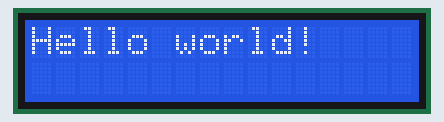
Recording of a sketch running on a simulated Arduino Uno, built with avr-gcc and run on an emulated ATmega328P. On the bench: 16×2 character LCD.

Above: at 0.1 s.
At 1.6 s:
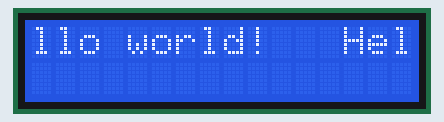
At 3.1 s:
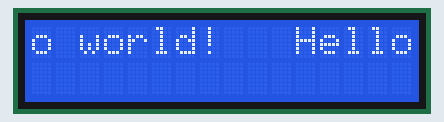
At 4.6 s:
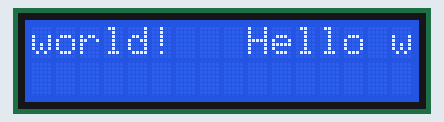
At 6.2 s:
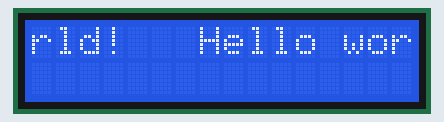
At 12.2 s:
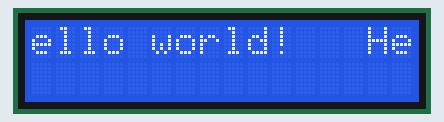

The sketch:

moving_text.ino
```cpp
#include <LiquidCrystal.h>

//Defining Pins for generalizing the code
#define RS 3
#define ENABLE 2
#define D4 4
#define D5 5
#define D6 6
#define D7 7

//LCD characteristics
#define WORD_LENGTH 16
#define LCD_ROWS 2

//Global variables for easier access
LiquidCrystal lcd(RS, ENABLE, D4, D5, D6, D7);
String text = "Hello world!";
int count = 1;
int len;

//Functions to run text across lcd screen
void fillText();
void moveTextLeft();
void moveTextRight();


void setup() {
	//LCD startup
	lcd.begin(WORD_LENGTH, LCD_ROWS);
	lcd.clear();

	fillText();
	lcd.print(text);
}

void loop() {
	moveTextLeft();
}

//Functions' definitions
void fillText() {
	//Makes sure that the text is AT LEAST WORD_LENGTH -> only for aesthetical purposes
	len = text.length() - 1;

	if (len < WORD_LENGTH - 1) {
		for (int i = 1; i <= WORD_LENGTH - len - 1; i++)
		{
			text += " ";
		}

		len = text.length() - 1;
	}
}

void moveTextRight() {
	delay(750);   //So the text doesn't bug out
	lcd.clear();
	if (count < len)
	{
		//Printing letters from count to end of string
		for (int i = count; i >= 0; i--) {
			lcd.write(text[len - i]);
		}
		//Previous loop gets n characters, second loop fills it up by m (m = WORD_LENGTH - n) characters starting from text[0]
		for (int i = 0; i <= len - count; i++) {
			lcd.write(text[i]);
		}
		count++;
	}
	else
	{
		lcd.print(text);
		count = 1;
	}
}

void moveTextLeft() {
	delay(750);   //So the text doesn't bug out
	lcd.clear();
	if (count < len)
	{
		for (int i = 0; i < WORD_LENGTH; i++)
		{
			if (count + i < len) lcd.print(text[count + i]);
			else lcd.print(text[i + count - len]);
		}
		count++;
	}
	else
	{
		lcd.print(text);
		count = 1;
	}
}
```

Measured:
- by itself, everything shown: repeats every 11.3 s, in 15 steps
- what the display in image 1 shows lasts 0.7 s, from 1.6 s to 2.3 s
